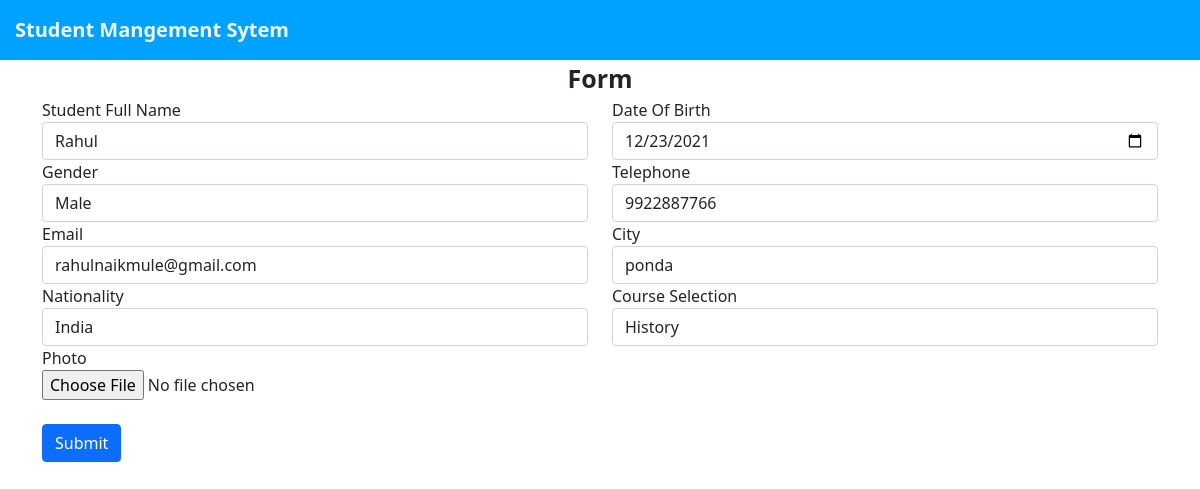
/edit.php?id=14, run on the app's committed database.
### tables this page shows
CREATE TABLE IF NOT EXISTS `std_info` (
  `id` int(11) NOT NULL AUTO_INCREMENT,
  `stdname` varchar(100) NOT NULL,
  `dob` varchar(100) NOT NULL,
  `gender` varchar(100) NOT NULL,
  `telephone` varchar(100) NOT NULL,
  `email` varchar(100) NOT NULL,
  `city` varchar(100) NOT NULL,
  `nationality` varchar(100) NOT NULL,
  `course` varchar(100) NOT NULL,
  `photo` varchar(200) NOT NULL,
  PRIMARY KEY (`id`)
);

CREATE TABLE IF NOT EXISTS `city` (
  `id` int(11) NOT NULL AUTO_INCREMENT,
  `city_name` varchar(100) NOT NULL,
  `country_id` varchar(100) NOT NULL,
  PRIMARY KEY (`id`)
);

CREATE TABLE IF NOT EXISTS `country` (
  `id` int(11) NOT NULL AUTO_INCREMENT,
  `country` varchar(100) NOT NULL,
  PRIMARY KEY (`id`)
);

CREATE TABLE IF NOT EXISTS `course` (
  `id` int(11) NOT NULL AUTO_INCREMENT,
  `course` varchar(100) NOT NULL,
  PRIMARY KEY (`id`)
);

### edit.php (the view, shortened to what this page needs)
<!DOCTYPE html>
<html>
<head>
<link href="https://cdn.jsdelivr.net/npm/bootstrap@5.1.3/dist/css/bootstrap.min.css" rel="stylesheet"
integrity="sha384-1BmE4kWBq78iYhFldvKuhfTAU6auU8tT94WrHftjDbrCEXSU1oBoqyl2QvZ6jIW3">
<link rel="stylesheet" href="https://cdnjs.cloudflare.com/ajax/libs/font-awesome/4.7.0/css/font-awesome.min.css">
</head>
<body>
    <div style="background: rgb(0, 162, 255); padding: 15px; color: aliceblue;font-weight: 600;font-size: 20px;">Student Mangement Sytem</div>
    <div class="container">
    <?php
include 'db_con.php';
$id = $_GET['id'];
$qry = mysqli_query($conn,"select * from std_info where id='$id'");
$datas = mysqli_fetch_array($qry);
    ?>
<form method="post" enctype="multipart/form-data">
    <div class="row">
        <div class="text-center" style="font-weight: 600;font-size: 25px;">Form</div>
        <div class="col-md-6">
            <label>Student Full Name</label>
            <input type="text" class="form-control" name="stdname" value="<?php echo $datas['stdname'] ?>" id="inputEmail4" placeholder="Full Name">
        </div>
        <div class="col-md-6">
            <label>Date Of Birth</label>
            <input type="date" class="form-control" id="inputEmail4" name="dob" value="<?php echo $datas['dob'] ?>" placeholder="Email">
        </div>
    </div>
    <div class="row">
        <div class="col-md-6">
            <label>Gender</label>
            <select id="inputState" class="form-control" name="gender">
                <option value="male" <?php if( $datas['gender'] == "male"){ echo"selected";} ?>> Male</option>
              </select>
        </div>
        <div class="col-md-6">
            <label>Telephone</label>
            <input type="tel" class="form-control" id="inputEmail4" placeholder="Email" value="<?php echo $datas['telephone'] ?>" name="telephone">
        </div>
    </div>
    <div class="row">
        <div class="col-md-6">
            <label>Email</label>
            <input type="email" class="form-control" id="inputEmail4" value="<?php echo $datas['email'] ?>" placeholder="Email" name="email">
        </div>
        <div class="col-md-6">
            <label>City</label>
            <select id="inputState" class="form-control" name="city">
            <?php
        $records = mysqli_query($db, "SELECT id,city_name From city");
        while($data = mysqli_fetch_array($records))
        { ?>
        <option value="<?php echo $data['city_name']; ?>"  <?php if( $data['city_name'] == $datas['city']){ echo"selected";} ?>><?php echo $data['city_name']; ?>  </option>
      <?php  }
             ?>
              </select>
        </div>
    </div>
    <div class="row">
        <div class="col-md-6">
            <label>Nationality</label>
            <select id="inputState" class="form-control" name="nationality">
            <?php
        $records = mysqli_query($db, "SELECT id,country From country");
        while($data = mysqli_fetch_array($records))
        { ?>
            <option value="<?php echo $data['country']; ?>"  <?php if( $data['country'] == $datas['nationality']){ echo"selected";} ?>><?php echo $data['country']; ?>  </option>
          <?php  }
                 ?>
              </select>
        </div>
        <div class="col-md-6">
            <label>Course Selection</label>
            <select id="inputState" class="form-control"  name="course">
            <?php
        $records = mysqli_query($db, "SELECT id,course From course");
        while($data = mysqli_fetch_array($records))
        { ?>
            <option value="<?php echo $data['course']; ?>"  <?php if( $data['course'] == $datas['course']){ echo"selected";} ?>><?php echo $data['course']; ?>  </option>
          <?php  }
                 ?>
              </select>
        </div>
    </div>
    <div class="row">
        <div class="col-md-6">
            <label>Photo</label><br>
           <input type="file" name="photo" >
        </div>
    </div>
    <div class="row">
        <div class="col-md-6">
            <br>
           <input type="submit" class="btn btn-primary" name="update">
        </div>
    </div>
</form>
</div>

### data on the page
std_info: stdname "Rahul", dob "12/23/2021", gender "Male", telephone "9922887766", email "rahulnaikmule@gmail.com", city "ponda", nationality "India", course "History"
